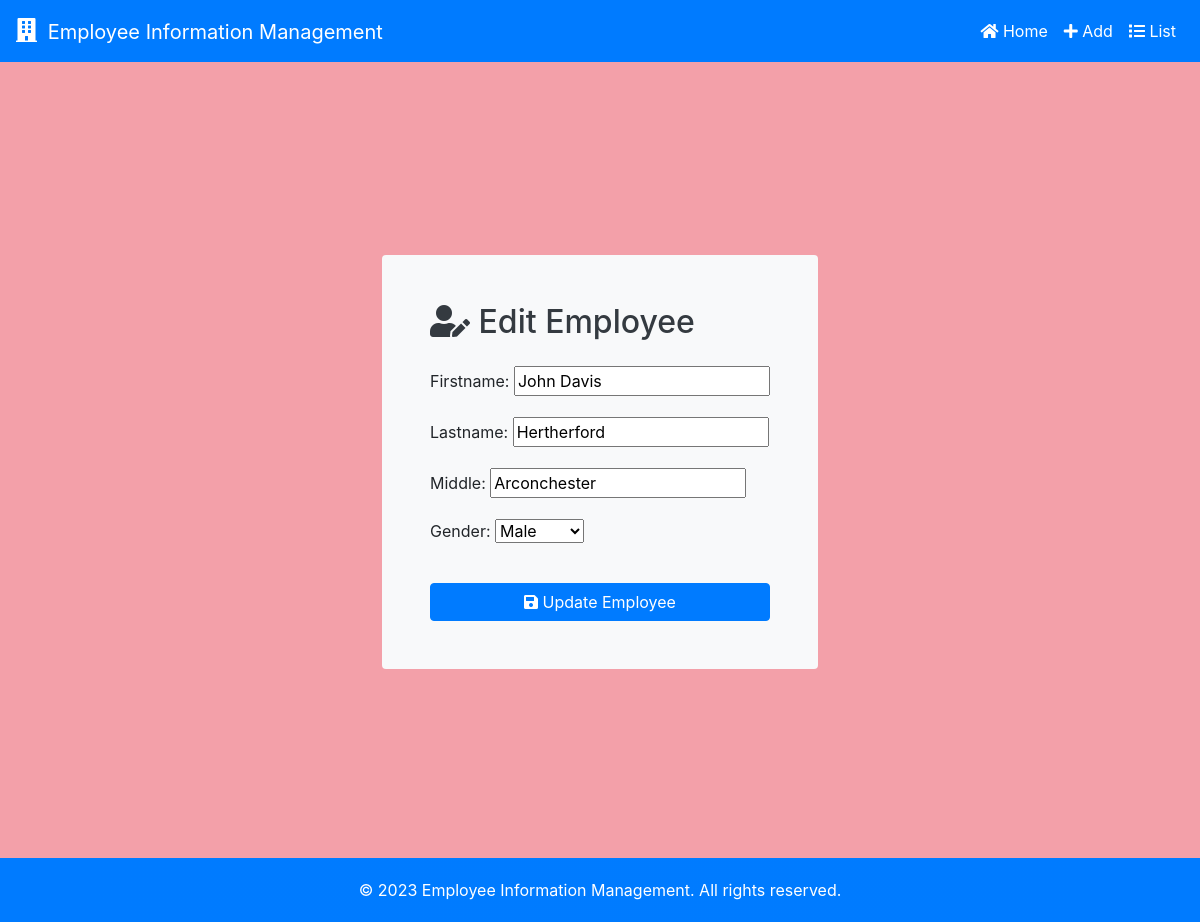
/edit/2/, run on an earlier commit of the app's database.
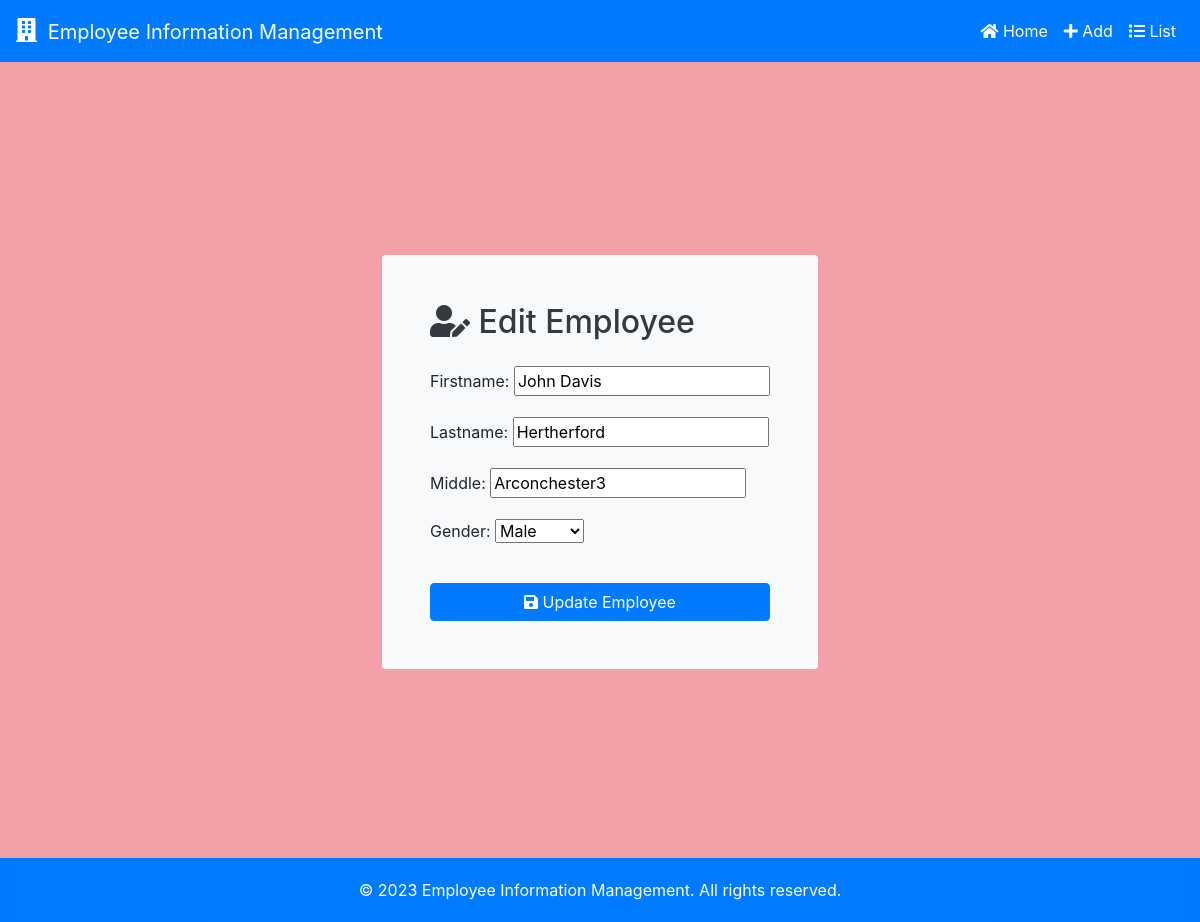
And on a later commit of the database.
### employee/models.py (models this page shows, shortened)
class Employee(models.Model):
    GENDER_CHOICES = [
        ('M', 'Male'),
        ('F', 'Female'),
    ]
    firstname = models.CharField(max_length=100)
    lastname = models.CharField(max_length=100)
    middle = models.CharField(max_length=100, blank=True, null=True)
    gender = models.CharField(max_length=1, choices=GENDER_CHOICES)

### employee/views.py (the view)
# urls.py: path('edit/<int:employee_id>/', views.edit_employee, name='edit_employee'),
def edit_employee(request, employee_id):
    employee = get_object_or_404(Employee, pk=employee_id)
    if request.method == 'POST':
        form = EmployeeForm(request.POST, instance=employee)
        if form.is_valid():
            form.save()
            return JsonResponse({'success': True})
    else:
        form = EmployeeForm(instance=employee)
    return render(request, 'employee/edit_employee.html', {'form': form, 'employee': employee})

### employee/forms.py
class EmployeeForm(forms.ModelForm):
    class Meta:
        model = Employee
        fields = ['firstname', 'lastname', 'middle', 'gender']
    GENDER_CHOICES = [
        ('', '-------'),
        ('M', 'Male'),
        ('F', 'Female'),
    ]
    widgets = {
        'firstname': forms.TextInput(attrs={'class': 'form-control'}),
        'lastname': forms.TextInput(attrs={'class': 'form-control'}),
        'middle': forms.TextInput(attrs={'class': 'form-control'}),
        'gender': forms.Select(choices=GENDER_CHOICES, attrs={'class': 'form-control'}),
    }

### employee/templates/employee/edit_employee.html (shortened to what this page needs)
{% extends 'employee/index.html' %}
{% block content %}
<div class="d-flex justify-content-center align-items-center vh-100">
    <div class="bg-light p-5 rounded">
        <h2 class="text-dark mb-4"><i class="fas fa-user-edit"></i> Edit Employee</h2>
        <form method="post" action="{% url 'edit_employee' employee.id %}" class="d-flex flex-column">
            {{ form.as_p }}
            <button type="submit" class="btn btn-primary mt-3"><i class="fas fa-save"></i> Update Employee</button>
        </form>
    </div>
</div>
{% endblock %}

What changed in the data, as far as the page shows it:
changed Employee "John Davis": middle "Arconchester" → "Arconchester3"
